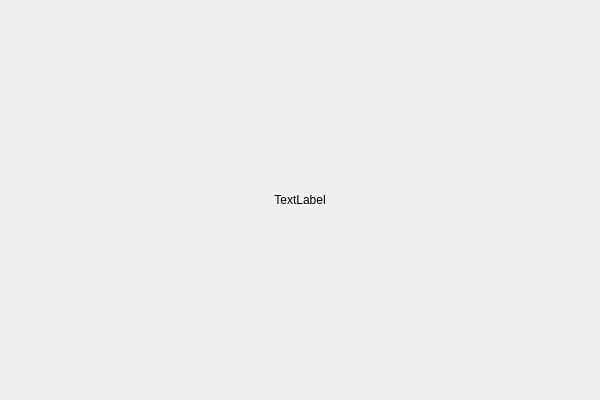
<?xml version="1.0" encoding="UTF-8"?>
<ui version="4.0">
 <class>LoadingdlgClass</class>
 <widget class="QDialog" name="LoadingdlgClass">
  <property name="geometry">
   <rect>
    <x>0</x>
    <y>0</y>
    <width>600</width>
    <height>400</height>
   </rect>
  </property>
  <property name="windowTitle">
   <string>Loadingdlg</string>
  </property>
  <layout class="QVBoxLayout" name="verticalLayout">
   <item>
    <widget class="QLabel" name="loading_lb">
     <property name="text">
      <string>TextLabel</string>
     </property>
     <property name="alignment">
      <set>Qt::AlignCenter</set>
     </property>
    </widget>
   </item>
  </layout>
 </widget>
 <layoutdefault spacing="6" margin="11"/>
 <resources/>
 <connections/>
</ui>
